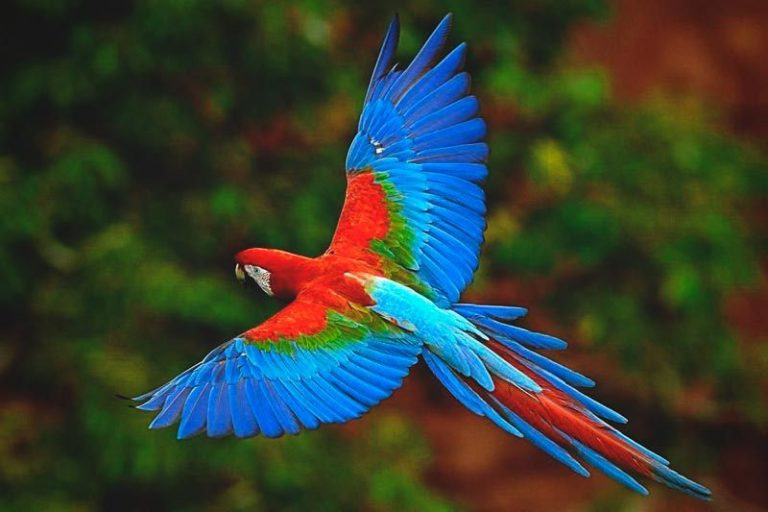
%> input picture S4UASPCDGIT/ImageInput/sample_image11.jpg, 768 x 512 px
$ octave edgeMethod.m   (GNU Octave 9; MATLAB toolbox functions it lacks are replaced by stand-ins)
%> lines starting %> are read from the running program, lines starting %| are printed output that depends on the picture; in (x1, y1, x2, y2) boxes, pixels count from 0 and x2, y2 are one past the last pixel; in counts of white or black regions, pixels touching at a corner belong together; the program's own positions count from 1
clc;
clear;
close all;

image = imread('ImageInput/sample_image11.jpg');
%> image is the input picture: size 512x768x3 uint8; mean R, G, B 54.1, 63.1, 50.6
figure,imshow(image);title('Original Image');

gray = rgb2gray(image);
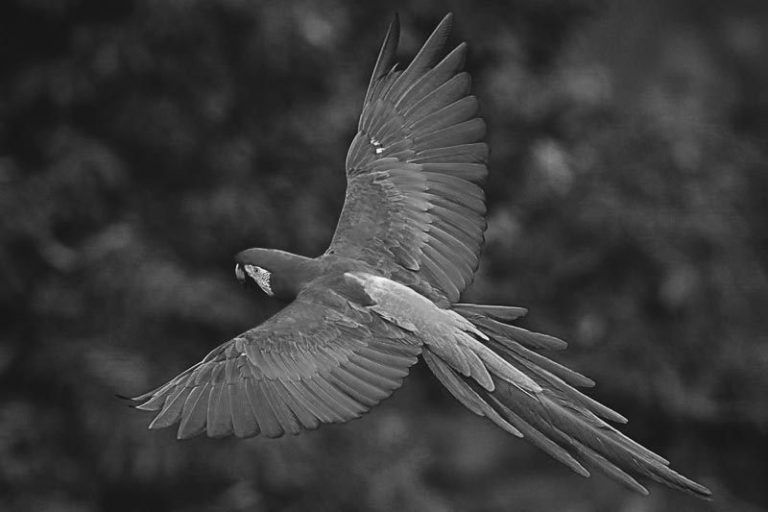
%> gray: size 512x768 uint8; min 8, max 251, mean 58.9
canny = edge(gray, 'log');
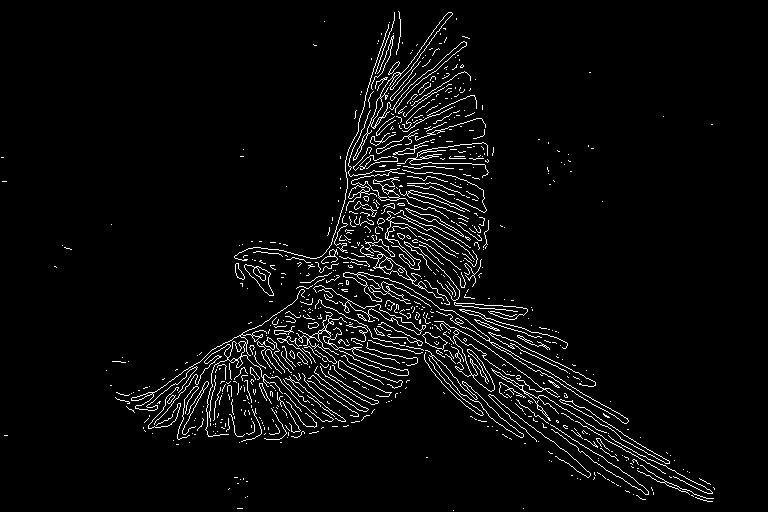
%> canny: size 512x768 logical; 4.1% white in thin lines or dots
figure, imshow(canny);title('Log Edge Detection');

proses_close = imclose(canny,strel('line',30,0));
%> proses_close: size 512x768 logical; 21.5% white; 60 white regions (57 under 20 px), largest, box (x1, y1, x2, y2) and area: (115, 11, 715, 502) 84318, (547, 167, 572, 172) 28, (112, 361, 129, 363) 22
figure, imshow(proses_close);title('imclose');

proses_fill = imfill(proses_close, 'holes');
%> proses_fill: size 512x768 logical; 22.5% white; 60 white regions (57 under 20 px), largest, box (x1, y1, x2, y2) and area: (115, 11, 715, 502) 88285, (547, 167, 572, 172) 28, (112, 361, 129, 363) 22
figure, imshow(proses_fill);title('Imfill');

proses_open =imopen(proses_fill,strel(ones(3,3)));
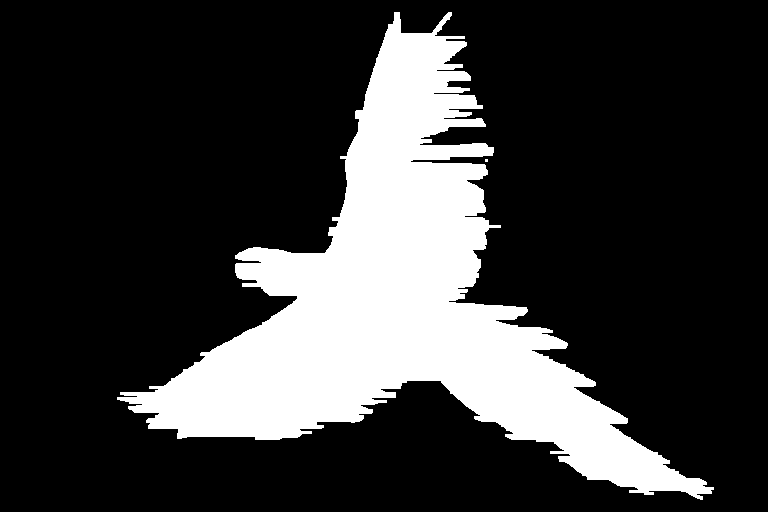
%> proses_open: size 512x768 logical; 22.1% white; 2 white regions (1 under 20 px), largest, box (x1, y1, x2, y2) and area: (117, 12, 714, 500) 87077
figure, imshow(proses_open);title('Imopen');

mask = bwareaopen(proses_open,1000);
%> mask: size 512x768 logical; 22.1% white; 1 white region, box (x1, y1, x2, y2) and area: (117, 12, 714, 500) 87077
figure, imshow(mask);title('Mask');

R = image(:,:,1).*uint8(mask);
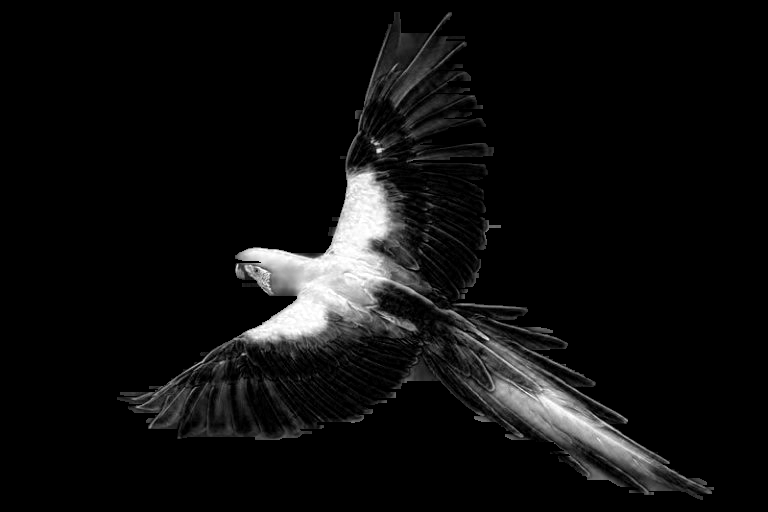
%> R: size 512x768 uint8; min 0, max 255, mean 14.8
G = image(:,:,2).*uint8(mask);
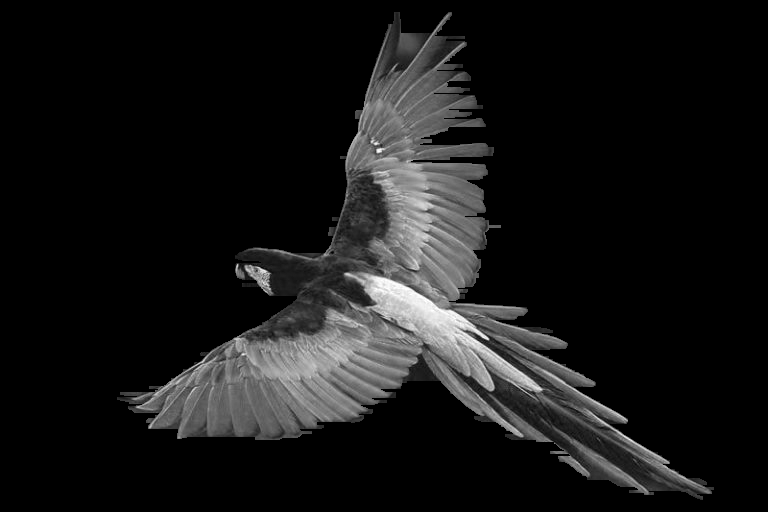
%> G: size 512x768 uint8; min 0, max 255, mean 22.8
B = image(:,:,3).*uint8(mask);
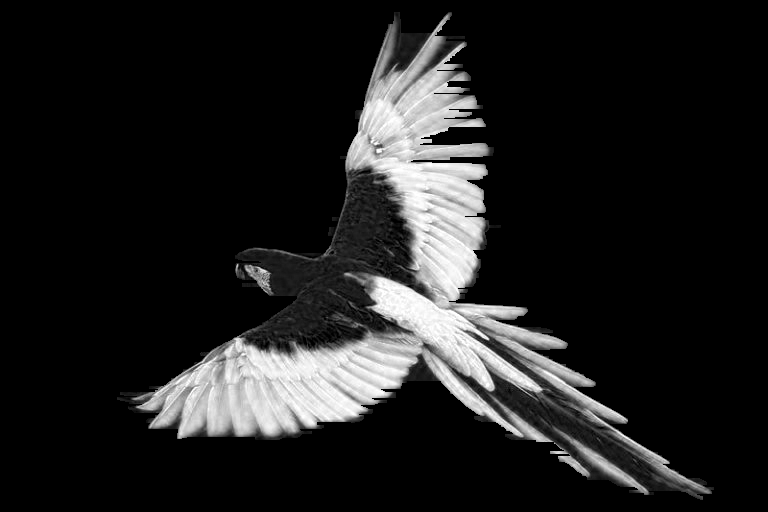
%> B: size 512x768 uint8; min 0, max 255, mean 31.4

op = cat(3, R, G, B);
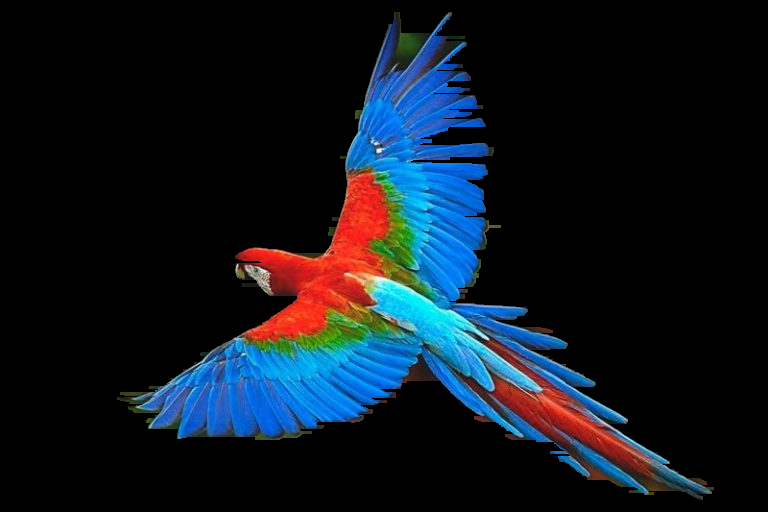
%> op: size 512x768x3 uint8; mean R, G, B 14.8, 22.8, 31.4
figure, imshow(op);title('Output');
imwrite(op,'ImageOutput/sampleImage11Edge.jpg');

$ run again, with S4UASPCDGIT/ImageInput/sample_image4.jpg copied over S4UASPCDGIT/ImageInput/sample_image11.jpg
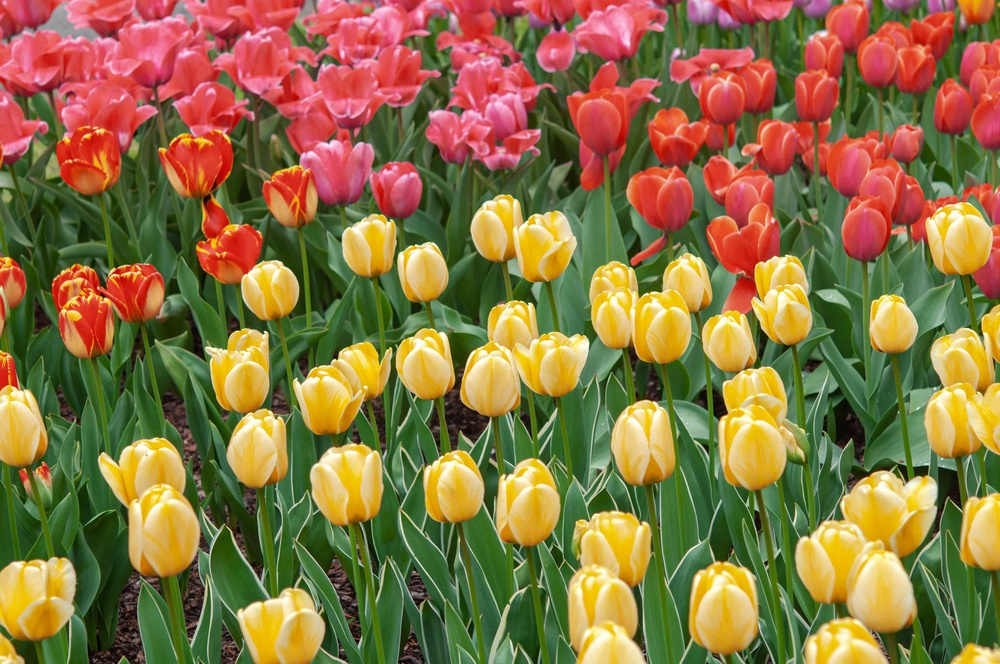
%> input picture S4UASPCDGIT/ImageInput/sample_image4.jpg, 1000 x 664 px, shrunk from 4288 x 2848 before the run
%> image is the input picture: size 664x1000x3 uint8; mean R, G, B 138.6, 114.6, 65.8
%> `canny = edge(gray, 'log');`:
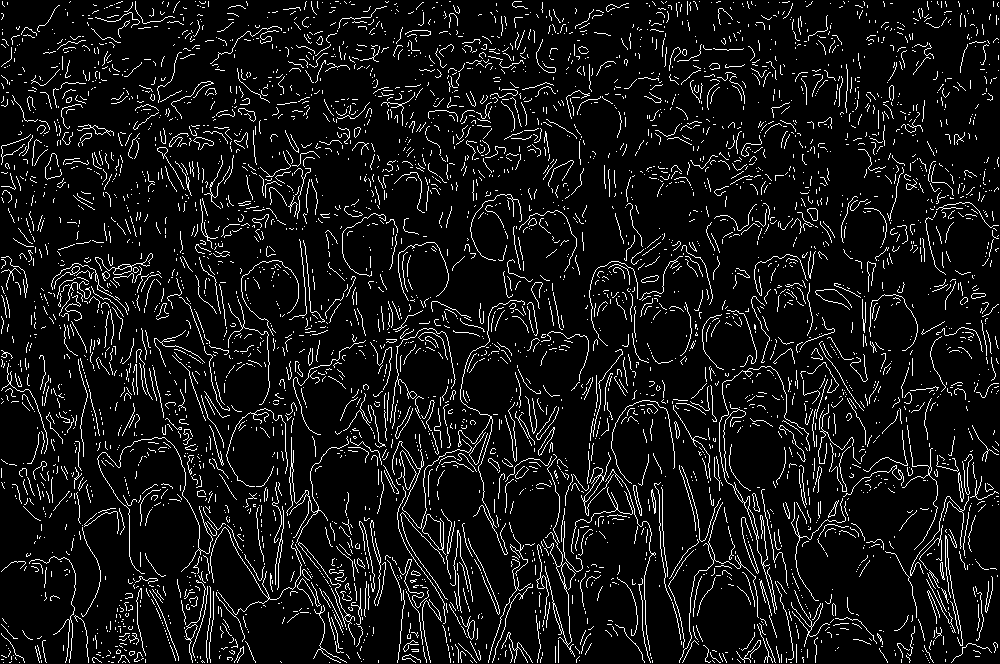
%> canny: size 664x1000 logical; 8.1% white in thin lines or dots
%> proses_close: size 664x1000 logical; 59.1% white; 418 black regions, largest, box (x1, y1, x2, y2) and area: (0, 0, 1000, 664) 96415, (519, 145, 897, 241) 10460, (61, 29, 330, 98) 7757
%> proses_fill: size 664x1000 logical; 90.2% white; 1 black region, box (x1, y1, x2, y2) and area: (0, 0, 1000, 664) 65244
%> proses_open: size 664x1000 logical; 89.8% white; 1 black region, box (x1, y1, x2, y2) and area: (0, 0, 1000, 664) 67677
%> mask: size 664x1000 logical; 89.6% white; 1 black region, box (x1, y1, x2, y2) and area: (0, 0, 1000, 664) 68867
%> `op = cat(3, R, G, B);`:
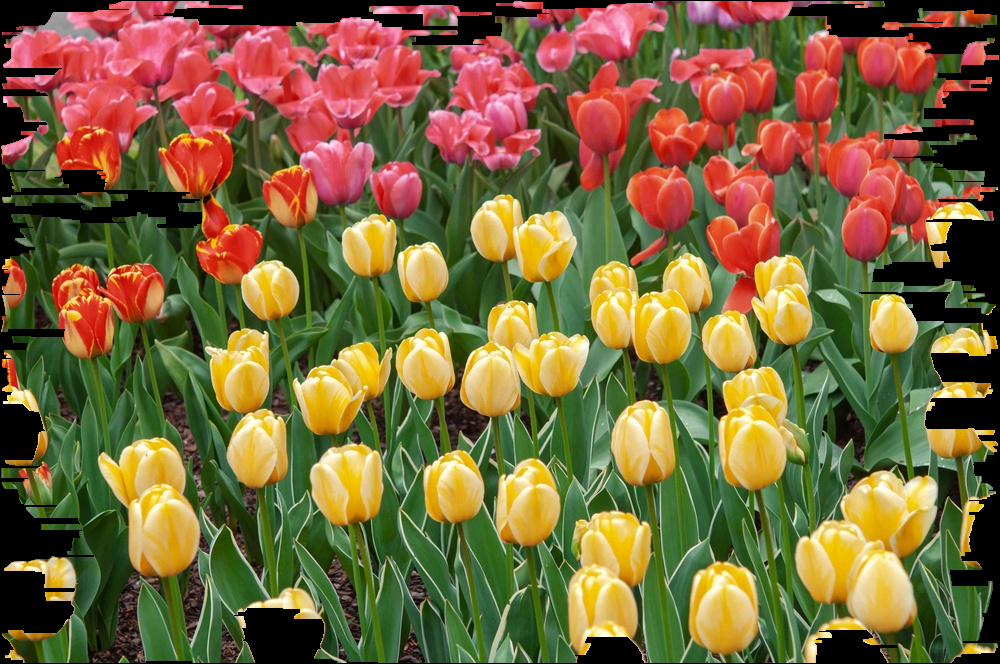
%> op: size 664x1000x3 uint8; mean R, G, B 121.3, 102, 58.5
